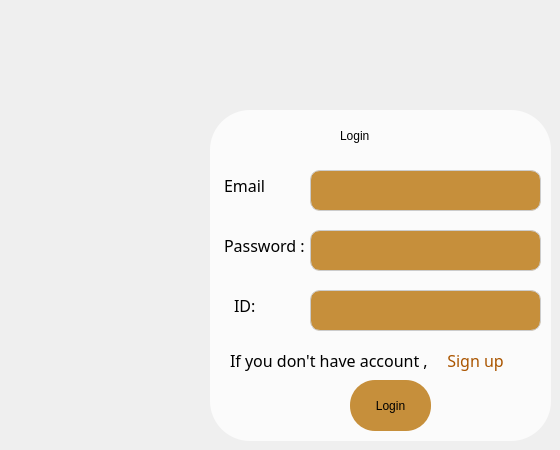
      <widget class="QWidget" name="page_14">
       <widget class="QWidget" name="widget" native="true">
        <property name="geometry">
         <rect>
          <x>210</x>
          <y>110</y>
          <width>341</width>
          <height>331</height>
         </rect>
        </property>
        <property name="styleSheet">
         <string notr="true">    background-color: rgba(255, 255, 255, 0.75);
    border-radius: 40px;
    padding: 20px;</string>
        </property>
        <widget class="QLabel" name="LabelSubHead">
         <property name="geometry">
          <rect>
           <x>130</x>
           <y>-10</y>
           <width>141</width>
           <height>71</height>
          </rect>
         </property>
         <property name="styleSheet">
          <string notr="true">font: 20pt &quot;Yeasty Flavors&quot;;
background-color: rgba(255, 255, 255, 0);
color:rgb(0, 0, 0);
padding:0px;</string>
         </property>
         <property name="text">
          <string>Login</string>
         </property>
        </widget>
        <widget class="QLineEdit" name="LineEditUserName">
         <property name="geometry">
          <rect>
           <x>100</x>
           <y>60</y>
           <width>231</width>
           <height>41</height>
          </rect>
         </property>
         <property name="styleSheet">
          <string notr="true">    padding: 10px;
    border: 1px solid #ccc;
background-color: rgb(198, 143, 59);
font: 12pt &quot;Yeasty Flavors&quot;;
    border-radius: 10px;
color: rgb(0, 0, 0);</string>
         </property>
         <property name="text">
          <string/>
         </property>
        </widget>
        <widget class="QLineEdit" name="LineEditPassword">
         <property name="geometry">
          <rect>
           <x>100</x>
           <y>120</y>
           <width>231</width>
           <height>41</height>
          </rect>
         </property>
         <property name="styleSheet">
          <string notr="true">    padding: 10px;
    border: 1px solid #ccc;
background-color: rgb(198, 143, 59);
font: 12pt &quot;Yeasty Flavors&quot;;
    border-radius: 10px;
color: rgb(0, 0, 0);</string>
         </property>
         <property name="text">
          <string/>
         </property>
        </widget>
        <widget class="QPushButton" name="pushButton">
         <property name="geometry">
          <rect>
           <x>140</x>
           <y>270</y>
           <width>81</width>
           <height>51</height>
          </rect>
         </property>
         <property name="styleSheet">
          <string notr="true">background-color: rgb(198, 143, 59);
    padding: 10px;
color: rgb(0, 0, 0);
font: 9pt &quot;Yeasty Flavors&quot;;
    border: none;
    border-radius: 25px;
hover background-color: #008FC1;</string>
         </property>
         <property name="text">
          <string>Login</string>
         </property>
        </widget>
        <widget class="QLabel" name="LabelUserName">
         <property name="geometry">
          <rect>
           <x>-10</x>
           <y>40</y>
           <width>131</width>
           <height>71</height>
          </rect>
         </property>
         <property name="font">
          <font>
           <family>Yeasty Flavors</family>
           <pointsize>12</pointsize>
           <italic>false</italic>
           <bold>false</bold>
          </font>
         </property>
         <property name="styleSheet">
          <string notr="true">font: 12pt &quot;Yeasty Flavors&quot;;
background-color: rgba(255, 255, 255, 0);
color:rgb(0, 0, 0)</string>
         </property>
         <property name="text">
          <string>Email</string>
         </property>
        </widget>
        <widget class="QLabel" name="LabelPassword">
         <property name="geometry">
          <rect>
           <x>-10</x>
           <y>100</y>
           <width>131</width>
           <height>71</height>
          </rect>
         </property>
         <property name="font">
          <font>
           <family>Yeasty Flavors</family>
           <pointsize>12</pointsize>
           <italic>false</italic>
           <bold>false</bold>
          </font>
         </property>
         <property name="styleSheet">
          <string notr="true">font: 12pt &quot;Yeasty Flavors&quot;;
background-color: rgba(255, 255, 255, 0);
color:rgb(0, 0, 0)</string>
         </property>
         <property name="text">
          <string>Password :</string>
         </property>
        </widget>
        <widget class="QLabel" name="label_5">
         <property name="geometry">
          <rect>
           <x>20</x>
           <y>240</y>
           <width>241</width>
           <height>21</height>
          </rect>
         </property>
         <property name="font">
          <font>
           <family>Yeasty Flavors</family>
           <pointsize>12</pointsize>
           <italic>false</italic>
           <bold>false</bold>
          </font>
         </property>
         <property name="styleSheet">
          <string notr="true">color: rgb(0, 0, 0);
font: 12pt &quot;Yeasty Flavors&quot;;
background-color: rgba(255, 255, 255, 0);
padding:0px;</string>
         </property>
         <property name="text">
          <string>If you don't have account ,</string>
         </property>
        </widget>
        <widget class="QPushButton" name="toggleButton">
         <property name="geometry">
          <rect>
           <x>220</x>
           <y>230</y>
           <width>91</width>
           <height>41</height>
          </rect>
         </property>
         <property name="font">
          <font>
           <family>Yeasty Flavors</family>
           <pointsize>12</pointsize>
           <italic>false</italic>
           <bold>false</bold>
          </font>
         </property>
         <property name="styleSheet">
          <string notr="true">color: rgb(170, 85, 0);
background-color: rgba(255, 255, 255, 0);

font: 12pt &quot;Yeasty Flavors&quot;;
background-color: rgba(255, 255, 255, 0);
padding:0px;</string>
         </property>
         <property name="text">
          <string>Sign up</string>
         </property>
        </widget>
        <widget class="QLineEdit" name="LineEditPassword_3">
         <property name="geometry">
          <rect>
           <x>100</x>
           <y>180</y>
           <width>231</width>
           <height>41</height>
          </rect>
         </property>
         <property name="styleSheet">
          <string notr="true">    padding: 10px;
    border: 1px solid #ccc;
background-color: rgb(198, 143, 59);
font: 12pt &quot;Yeasty Flavors&quot;;
    border-radius: 10px;
color: rgb(0, 0, 0);</string>
         </property>
         <property name="text">
          <string/>
         </property>
        </widget>
        <widget class="QLabel" name="LabelPassword_2">
         <property name="geometry">
          <rect>
           <x>0</x>
           <y>160</y>
           <width>81</width>
           <height>71</height>
          </rect>
         </property>
         <property name="font">
          <font>
           <family>Yeasty Flavors</family>
           <pointsize>12</pointsize>
           <italic>false</italic>
           <bold>false</bold>
          </font>
         </property>
         <property name="styleSheet">
          <string notr="true">font: 12pt &quot;Yeasty Flavors&quot;;
background-color: rgba(255, 255, 255, 0);
color:rgb(0, 0, 0)</string>
         </property>
         <property name="text">
          <string>ID:</string>
         </property>
        </widget>
       </widget>
      </widget>
